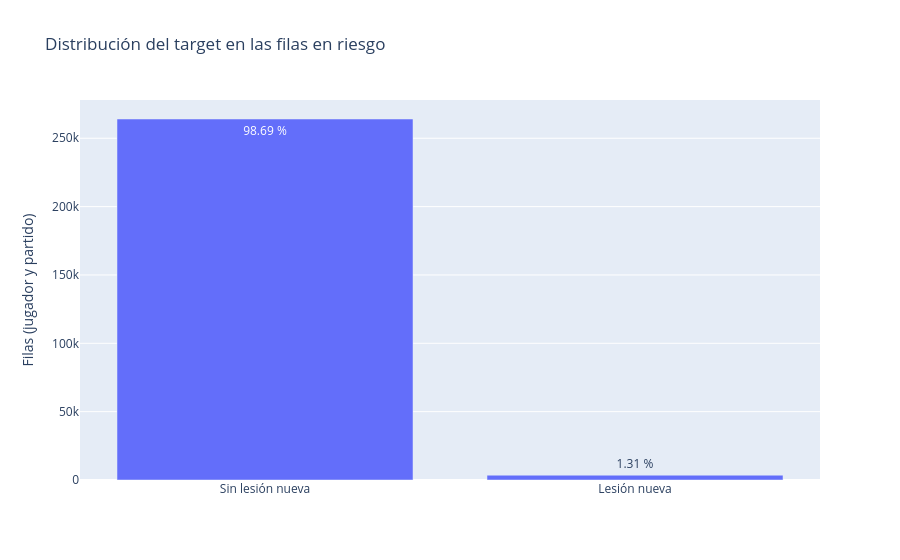

The cell this chart's notebook holds for it:
### Markdown cell above
### EDA del Target

### Code cell
#PRIMERO: creo los grupos de edad (los usaré aquí y en la comparación de errores por grupo)
#Menores de 25 (jóvenes, contratos de rookie), de 25 a 29 (plenitud) y 30 o más (veteranos)
df["grupo_edad"] = pd.cut(df["edad"], bins=[0, 25, 30, 100], right=False, labels=["<25", "25-29", "30+"])

#SEGUNDO: la tabla del modelo son solo las filas en riesgo (las que tienen target)
model_rows = df[df["at_risk"]].copy()

#TERCERO: gráfico de la distribución del target
target_counts = model_rows["lesion_nueva"].map({0: "Sin lesión nueva", 1: "Lesión nueva"}).value_counts().reset_index()
target_counts.columns = ["outcome", "rows"]
target_counts["pct"] = (target_counts["rows"] / target_counts["rows"].sum() * 100).round(2)

fig = px.bar(
    target_counts, x="outcome", y="rows", text="pct",
    title="Distribución del target en las filas en riesgo",
    labels={"outcome": "", "rows": "Filas (jugador y partido)"},
)
fig.update_traces(texttemplate="%{text} %")
fig.show()

### Figure 1 — Plotly figure (JSON) as saved in the notebook; plotly's stock layout.template omitted (floating-point values rounded to 4 significant figures)
{"data": [{"hovertemplate": "=%{x}<br>Filas (jugador y partido)=%{y}<br>pct=%{text}<extra></extra>", "legendgroup": "", "marker": {"color": "#636efa", "pattern": {"shape": ""}}, "name": "", "orientation": "v", "showlegend": false, "text": [98.69, 1.31], "textposition": "auto", "texttemplate": "%{text} %", "type": "bar", "x": ["Sin lesión nueva", "Lesión nueva"], "xaxis": "x", "y": [264081, 3518], "yaxis": "y"}], "layout": {"barmode": "relative", "legend": {"tracegroupgap": 0}, "title": {"text": "Distribución del target en las filas en riesgo"}, "xaxis": {"anchor": "y", "domain": [0, 1], "title": {"text": ""}}, "yaxis": {"anchor": "x", "domain": [0, 1], "title": {"text": "Filas (jugador y partido)"}}}}
